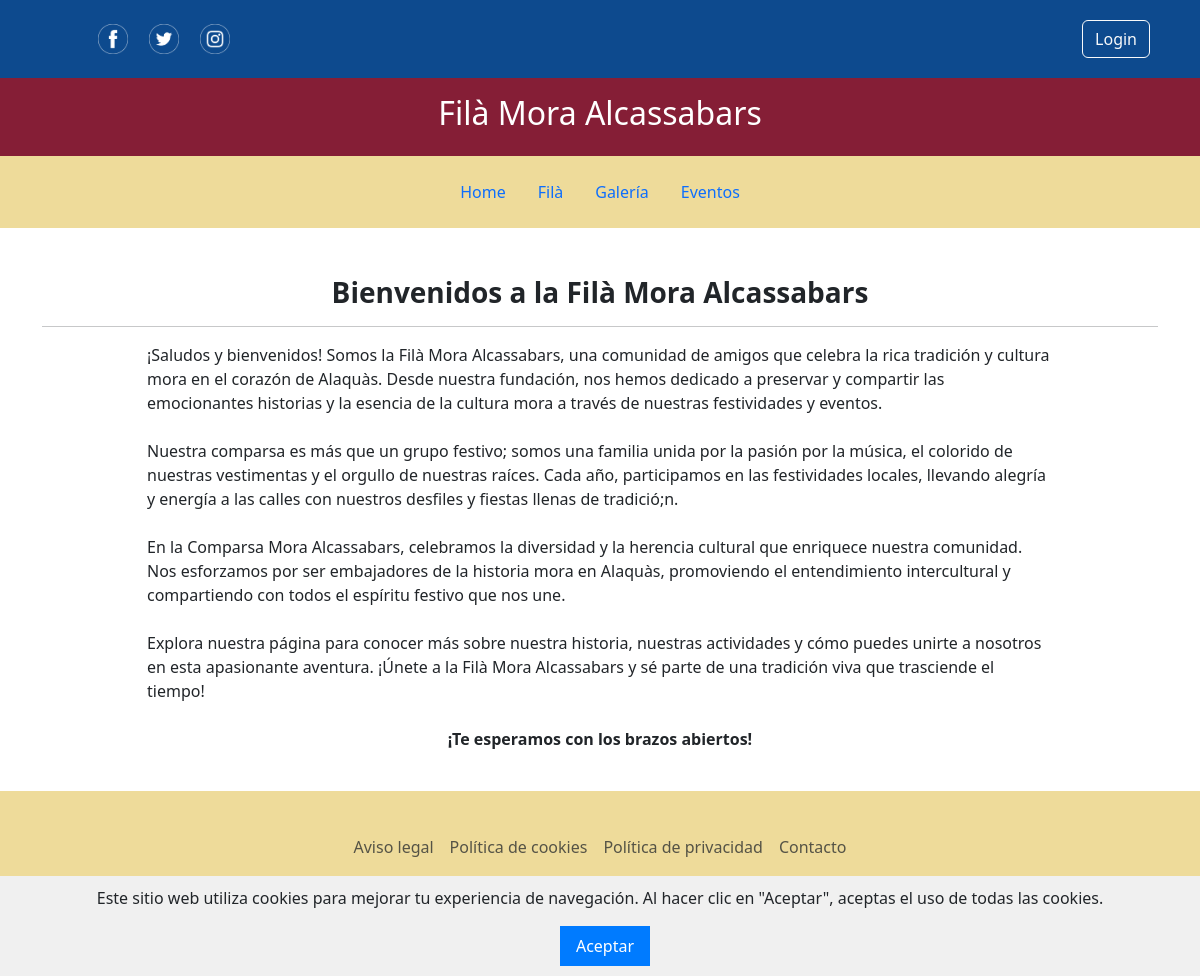
Screenshot of /index.php?section=2 with the database file from the repository.
### tables this page shows
CREATE TABLE `sections` (
  `section_id` int(11) NOT NULL,
  `section_name` varchar(50) NOT NULL,
  `section_content_html` mediumtext NOT NULL,
  `section_show_in_menu` int(11) NOT NULL
);

CREATE TABLE `sections_footer` (
  `section_footer_id` int(11) NOT NULL,
  `section_footer_name` varchar(50) NOT NULL,
  `section_footer_content_html` mediumtext NOT NULL,
  `section_footer_show_in_menu` int(11) NOT NULL
);

### top.php (called while the page is built, shortened)
<?php
$servername = "localhost";
$username = "root";
$password = "";
$dbname = "alcassabars_bd";
$conn = new mysqli($servername, $username, $password, $dbname);
function ejecuta_consulta($sql) {
    global $conn;
    $result = $conn->query($sql);
    return $result;
}
?>

### index.php (the view, shortened to what this page needs)
<?php
    include ("top.php");
    include ("head.php");
    include ("header.php");
    if (isset($_GET['section'])) {
        $query = "SELECT * FROM sections WHERE section_id = $section_id";
        $result = ejecuta_consulta($query);
        if ($result->num_rows > 0) {
            $row = $result->fetch_assoc();
            muestra_contenido($row['section_content_html']);
        } else {
            echo "No se encontró la sección especificada.";
        }
    }
    function muestra_contenido($content) {
        echo $content;
    }
    include ("footer.php");
?>

### header.php
<header class="p-3 text-white" style="background-color: #0d4a8e;">
    <div class="container">
      <div class="d-flex flex-wrap align-items-center justify-content-center justify-content-lg-start">
        <a href="/" class="d-flex align-items-center mb-2 mb-lg-0 text-white text-decoration-none">
          <svg class="bi me-2" width="40" height="32" role="img" aria-label="Bootstrap"><use xlink:href="#bootstrap"/></svg>
        </a>
        <ul class="nav col-12 col-lg-auto me-lg-auto mb-2 justify-content-center mb-md-0">
          <li>
            <a href="https://www.facebook.com/filamora.alcassabarsdalaquas" class="nav-link px-2 text-white">
            <img src="img/rrss/facebook.png" alt="Facebook" style="width: 30px; height: 30px; margin-right: 5px;">
            </a>
          </li>
          <li>
            <a href="https://twitter.com/alcassabars" class="nav-link px-2 text-white">
            <img src="img/rrss/twitter.png" alt="Twitter" style="width: 30px; height: 30px; margin-right: 5px;">
            </a>
          </li>
          <li>
            <a href="https://www.instagram.com/filaalcassabars" class="nav-link px-2 text-white">
            <img src="img/rrss/instagram.png" alt="Instagram" style="width: 30px; height: 30px; margin-right: 5px;">
            </a>
          </li>
        </ul>
        <div class="text-end">
            <button id="loginBtn" type="button" class="btn btn-outline-light me-2">Login</button>
        </div>
      </div>
    </div>
</header>
<div class="d-flex justify-content-center py-3" style="background-color: #851e36; color: white;">
    <h2>Filà Mora Alcassabars</h2>
</div>
<div class="container-fluid" style="background-color: #eedb9a; padding: 0;">
    <header class="d-flex justify-content-center py-3">
        <ul class="nav nav-pills">
            <?php
            $query = "SELECT * FROM sections WHERE section_show_in_menu = 1";
            $result = ejecuta_consulta($query);
            while ($row = $result->fetch_assoc()) {
                $sectionName = htmlspecialchars($row['section_name']);
                $sectionId = $row['section_id'];
                echo '<li class="nav-item"><a href="index.php?section=' . $sectionId . '" class="nav-link">' . $sectionName . '</a></li>';
            }
            ?>
        </ul>
    </header>
</div>

### footer.php (shortened to what this page needs)
</body>
<div class="footer">
    <footer class="py-3">
      <ul class="nav justify-content-center border-bottom pb-3 mb-3 border-black">
      <?php
            $query = "SELECT * FROM sections_footer WHERE section_footer_show_in_menu = 1";
            $result = ejecuta_consulta($query);
            while ($row = $result->fetch_assoc()) {
                $sectionName = htmlspecialchars($row['section_footer_name']);
                $sectionId = $row['section_footer_id'];
                echo '<li class="nav-item"><a href="index.php?section_footer=' . $sectionId . '" class="nav-link px-2 text-body-secondary">' . $sectionName . '</a></li>';
            }
        ?>
     </ul>
     <p class="text-center text-body-secondary">Filà Mora Alcassabars | &copy; 2024</p>
    </footer>
  </div>
</html>

### style/styles.css (style rules this page uses)
html, body { margin: 0; padding: 0; height: 100%; }
body { display: flex; flex-direction: column; }
.footer { background-color: #eedb9a; padding: 20px; margin-top: auto; }

### rows the page displays
sections: section_name "Home"
sections: section_name "Filà", section_content_html "Bienvenidos a la Filà Mora Alcassabars ¡Saludos y bienvenidos! Somos la Filà Mora Alcassabars, una comunidad de amigos que celebra la rica tradición y cultura mora en el corazón de Alaquàs. Desde nuestra fundación, nos hemos dedicado a preservar y compartir las emocionantes historias y la esencia de la cultura mora a través de nuestras festividades y eventos. Nuestra comparsa es más que un grupo festivo; somos una familia unida por la pasión por la música, el colorido de nuestras vestimentas y el orgullo de nuestras raíces. Cada año, participamos en las festividades locales, llevando alegría y energía a las calles con nuestros desfiles y fiestas llenas de tradició;n. En la Comparsa Mora…"
sections: section_name "Galería"
sections: section_name "Eventos"
sections_footer: section_footer_name "Aviso legal"
sections_footer: section_footer_name "Política de cookies"
sections_footer: section_footer_name "Política de privacidad"
sections_footer: section_footer_name "Contacto"
